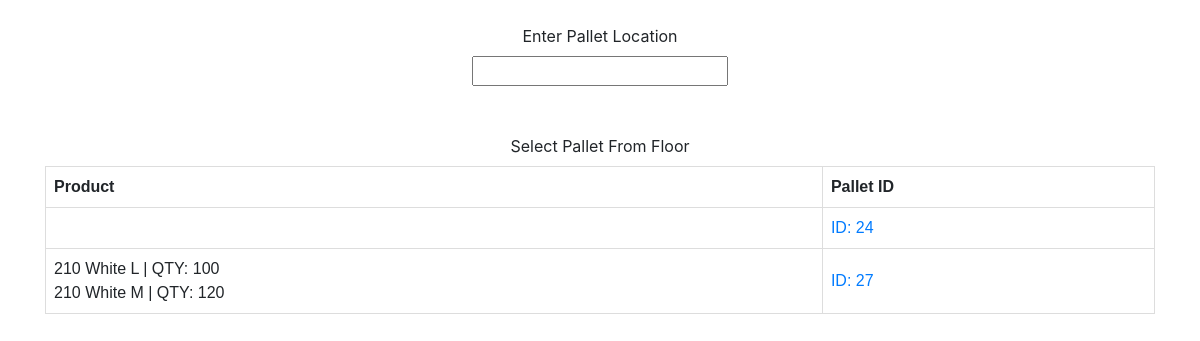
The page /search/pallet on the database its author committed.
### main/models.py (models this page shows, shortened)
class Pallets(models.Model):
    products = models.ManyToManyField(Product, through="Products_On_Pallets")
    location = models.CharField(max_length=50, default="Floor")

class Products_On_Pallets(models.Model):
    product = models.ForeignKey(Product, on_delete=models.CASCADE)
    pallet = models.ForeignKey(Pallets, on_delete=models.CASCADE)
    qty = models.IntegerField(default=0)

class Product(models.Model):
    GTIN_number = models.CharField(max_length=50, primary_key=True)
    style = models.ForeignKey(Style, on_delete=models.CASCADE)
    color = models.ForeignKey(Color, on_delete=models.CASCADE)
    size = models.ForeignKey(Size, on_delete=models.CASCADE)
    carton_qty = models.ForeignKey(Carton_QTY,on_delete=models.CASCADE)
    def __str__(self):
        return str(self.style) + " " + str(self.color) + " " + str(self.size)

class Style(models.Model):
    style_id = models.IntegerField(primary_key=True)
    style_name = models.CharField(max_length=50)
    def __str__(self):
        return str(self.style_id)

class Color(models.Model):
    color_id = models.IntegerField(primary_key=True)
    color_name = models.CharField(max_length=50)
    def __str__(self):
        return self.color_name

class Size(models.Model):
    size_id = models.IntegerField(primary_key=True)
    size_name = models.CharField(max_length=4)
    def __str__(self):
        return self.size_name

### main/views.py (the view)
# urls.py: path('search/pallet', views.search_pallet, name="searchpallet"),
def search_pallet(request):
    context = {}
    context["floor_pallets"] = Pallets.objects.filter(location="Floor")
    floor_pallets_product = []
    for pallet in context["floor_pallets"]:
        product_list = Products_On_Pallets.objects.filter(pallet=pallet)
        floor_pallets_product.append((pallet,list(product_list)))
    context["floor_pallets_product"] = floor_pallets_product
    return render(request, 'main/search/pallet/page1.html', context)

### main/templates/main/search/pallet/page1.html (shortened to what this page needs)
<!DOCTYPE html>
<html lang="en">
<head>
    <link rel="stylesheet" href="https://stackpath.bootstrapcdn.com/bootstrap/4.3.1/css/bootstrap.min.css">
</head>
<body>
<div class="container">
    <div class="row">
        <div class="col text-center">
           <form action="{% url 'searchpallet-barcode' %}", method = POST >
                <br>
              <label>Enter Pallet Location</label><br>
              <input type="text" id="value" name="value"><br><br>
            </form>
                <br>
              <label>Select Pallet From Floor</label><br>
                <table class="col text-center">
                    <tr>
                        <th>Product</th>
                        <th>Pallet ID</th>
                    </tr>
                    {% for pallet,prod in floor_pallets_product %}
                    <tr>
                        <td>
                            {% for p in prod %}
                            {{ p.product }}  |  QTY: {{ p.qty }}<br>
                            {% endfor %}
                        </td>
                        <td><a href="{% url 'searchpallet-detail' pallet.pk %}">ID: {{ pallet.pk }}</a></td>
                    </tr>
                    {% endfor %}
                </table>
        </div>
    </div>
</div>
</body>
</html>

### main/templates/main/search/pallet/page1.html (style rules this page uses)
table { font-family: arial, sans-serif; border-collapse: collapse; width: 100%; }
td, th { border: 1px solid #dddddd; text-align: left; padding: 8px; }

### rows shown on the page
Pallets: pk "24"
Pallets: pk "27"
Products_On_Pallets: product "210 White L", qty "100"
Products_On_Pallets: product "210 White M", qty "120"
